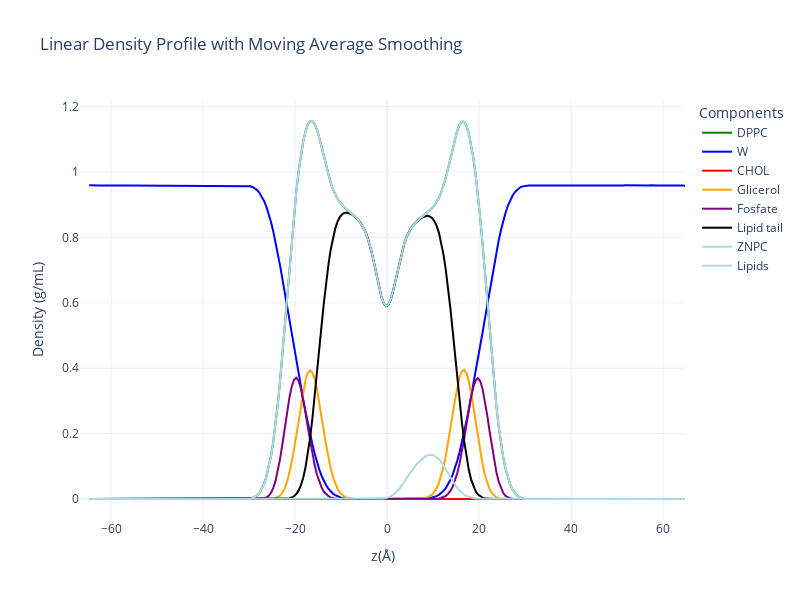

The notebook cell saved with this chart:
### Code cell
# ## Hago el grafdico de la densidad con Plotly para ver si quedo centrado o no:
## Si cambia edito el valor del Offset para corregir

# Create the plot
fig = go.Figure()

Offset= -0.85

# Add traces for each smoothed line with shading
fig.add_trace(go.Scatter(x=new_df['bin'] - Offset, y=new_df['DPPC_smooth'],
                         mode='lines', name='DPPC', line=dict(color='green')))
fig.add_trace(go.Scatter(x=new_df['bin']  - Offset, y=new_df['W_smooth'],
                         mode='lines', name='W', line=dict(color='blue')))
fig.add_trace(go.Scatter(x=new_df['bin']  - Offset, y=new_df['CHOL_smooth'],
                         mode='lines', name='CHOL', line=dict(color='red')))
fig.add_trace(go.Scatter(x=new_df['bin'] - Offset, y=new_df['Gli_smooth'],
                         mode='lines', name='Glicerol', line=dict(color='orange')))
fig.add_trace(go.Scatter(x=new_df['bin'] - Offset, y=new_df['Fosf_smooth'],
                         mode='lines', name='Fosfate', line=dict(color='purple')))
fig.add_trace(go.Scatter(x=new_df['bin'] - Offset, y=new_df['Tail_smooth'],
                         mode='lines', name='Lipid tail', line=dict(color='black')))
fig.add_trace(go.Scatter(x=new_df['bin'] - Offset, y=new_df['ZNPC_smooth'] * 5,
                         mode='lines', name='ZNPC', line=dict(color='lightblue')))
fig.add_trace(go.Scatter(x=new_df['bin'] - Offset, y=new_df['Lipid_smooth'],
                         mode='lines', name='Lipids', line=dict(color='lightblue')))

# Customize the layout
fig.update_layout(
    title='Linear Density Profile with Moving Average Smoothing',
    xaxis_title='z(Å)',
    yaxis_title='Density (g/mL)',
    legend_title='Components',
    template='plotly_white',
    width=800,
    height=600
)

# Show the plot
fig.show()

### Figure 1 — Plotly figure (JSON) as saved in the notebook; plotly's stock layout.template omitted (floating-point values rounded to 4 significant figures; data arrays with more than 128 entries replaced by an {"elided": "..."} marker saying what was removed)
{"data": [{"line": {"color": "green"}, "mode": "lines", "name": "DPPC", "type": "scatter", "x": {"elided": "264 float values"}, "y": {"elided": "264 float values"}}, {"line": {"color": "blue"}, "mode": "lines", "name": "W", "type": "scatter", "x": {"elided": "264 float values"}, "y": {"elided": "264 float values"}}, {"line": {"color": "red"}, "mode": "lines", "name": "CHOL", "type": "scatter", "x": {"elided": "264 float values"}, "y": {"elided": "264 float values"}}, {"line": {"color": "orange"}, "mode": "lines", "name": "Glicerol", "type": "scatter", "x": {"elided": "264 float values"}, "y": {"elided": "264 float values"}}, {"line": {"color": "purple"}, "mode": "lines", "name": "Fosfate", "type": "scatter", "x": {"elided": "264 float values"}, "y": {"elided": "264 float values"}}, {"line": {"color": "black"}, "mode": "lines", "name": "Lipid tail", "type": "scatter", "x": {"elided": "264 float values"}, "y": {"elided": "264 float values"}}, {"line": {"color": "lightblue"}, "mode": "lines", "name": "ZNPC", "type": "scatter", "x": {"elided": "264 float values"}, "y": {"elided": "264 float values"}}, {"line": {"color": "lightblue"}, "mode": "lines", "name": "Lipids", "type": "scatter", "x": {"elided": "264 float values"}, "y": {"elided": "264 float values"}}], "layout": {"height": 600, "legend": {"title": {"text": "Components"}}, "title": {"text": "Linear Density Profile with Moving Average Smoothing"}, "width": 800, "xaxis": {"title": {"text": "z(Å)"}}, "yaxis": {"title": {"text": "Density (g/mL)"}}}}
